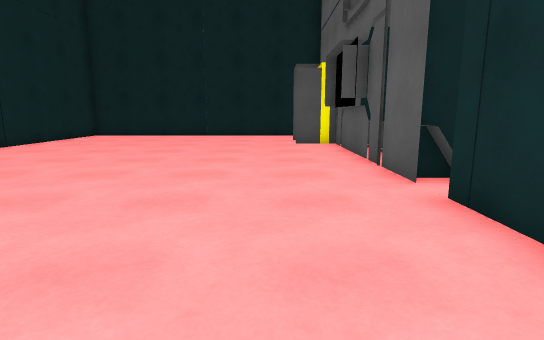
View 1 (above)

12 first-person views from a walk through a Unity game level. The camera is 1.2 m above the floor, tilts 10° down and sees 80° across. The floor is counted in squares, 1 m on a side. Each view is taken from the middle of a square. On the plan, view 1 faces up. The plan holds only what a view shows up to about 14 squares ahead; the rest is blank. The place goes on beyond the plan. Surface patterns are stand-ins for the level's own textures.

View 2
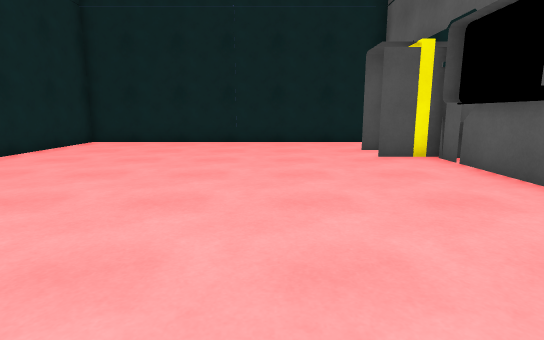

View 3
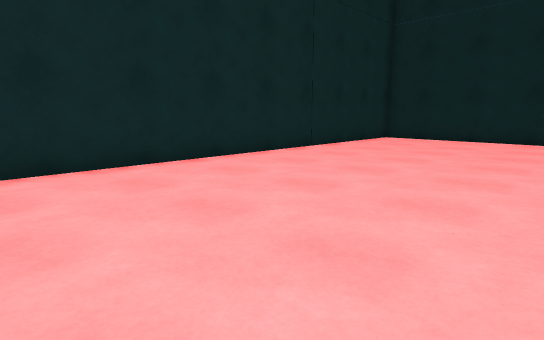

View 4
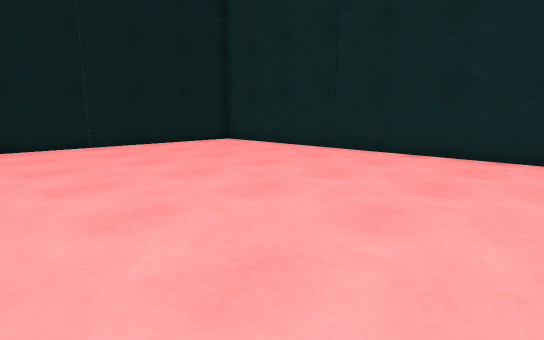

View 5
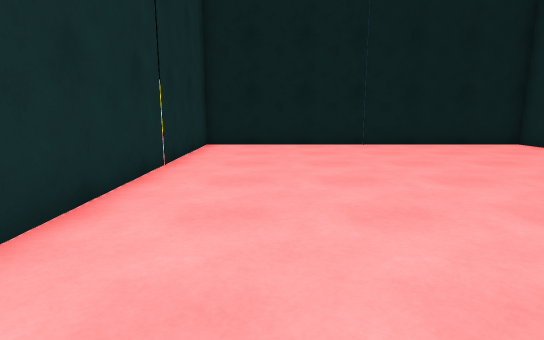

View 6
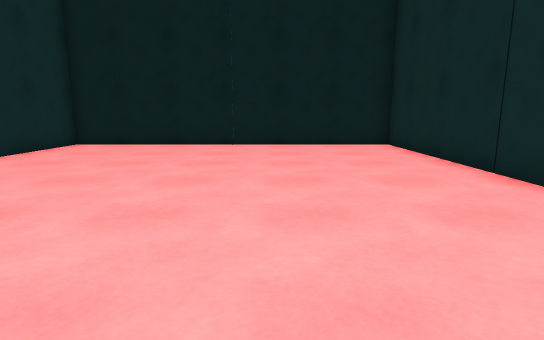

View 7
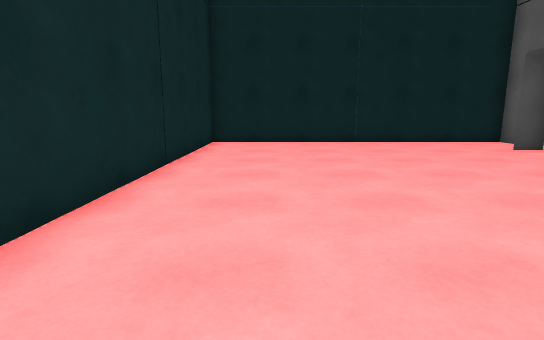

View 8
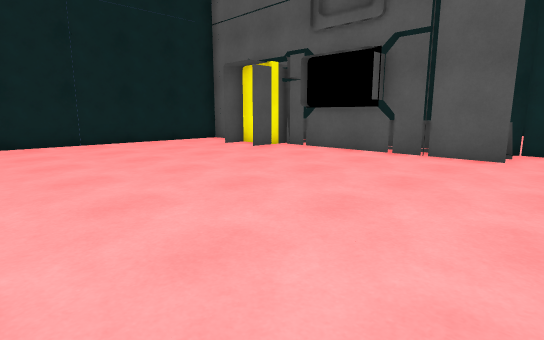

View 9
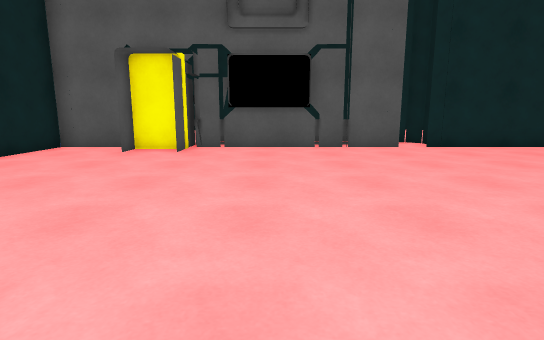

View 10
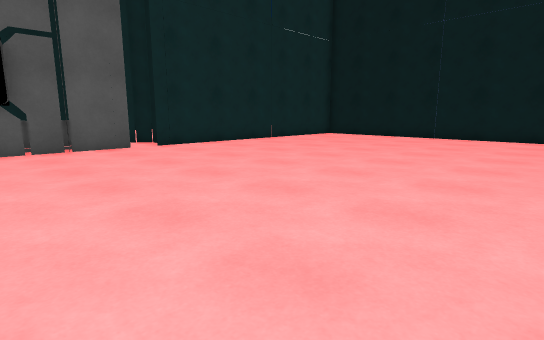

View 11
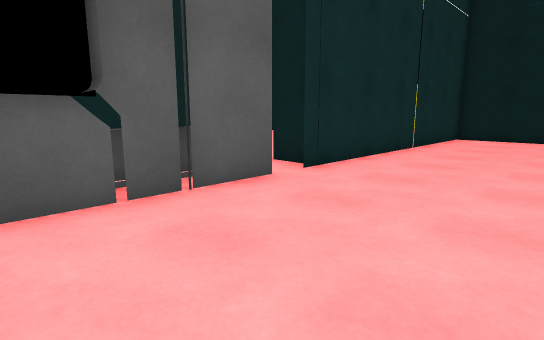

View 12
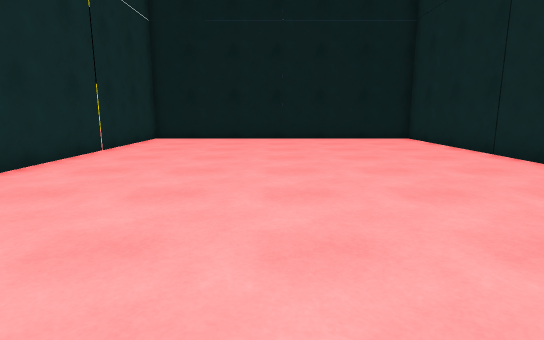

### Floor plan
Points are (right, up) in squares from view 1. A wall is a line through its corners. A room is listed if a view was taken in it or the views show most of it. See-through windows are left out.
Room 1 (views 1, 2, 3, 4, 5, 6, 7, 8, 9, 10, 11, 12)
walls: (2.5, 5.4) (2.5, 11.6); (2.9, 4) (4, 4) (4.4, 4.5) (4.4, 5.5) (4.1, 5.8); (2.2, 8.7) (2.2, 9.8); (3.4, 6) (2.6, 6); (2.5, 8.7) (1.8, 8.7); (1.9, 12.9) (1.9, 14.6) (0.9, 14.6); (2.5, 15.2) (2.5, 17.5) (-9.5, 17.5) (-9.5, -6.4) (2.5, -6.4) (2.5, 4.5)
low walls: (2.9, 5.5) (2.9, 6); (3, 5.5) (3, 6); (2.9, 7) (2.9, 7.8); (2.9, 8.1) (2.9, 8.8)
ways out: opening at (2, 12); opening at (3, 7.5); opening at (3, 16)

Where each view was taken, in squares from view 1:
view 1: 0 up, 0 right, facing up
view 2: 4 up, 2 left, facing up
view 3: 2 up, 2 left, facing up-left
view 4: 6 up, 0 right, facing down-left
view 5: 6 up, 0 right, facing down
view 6: 6 up, 5 left, facing down
view 7: 4 up, 7 left, facing up
view 8: 4 up, 7 left, facing up-right
view 9: 10 up, 9 left, facing right
view 10: 10 up, 9 left, facing down-right
view 11: 10 up, 2 left, facing down-right
view 12: 9 up, 3 left, facing down
